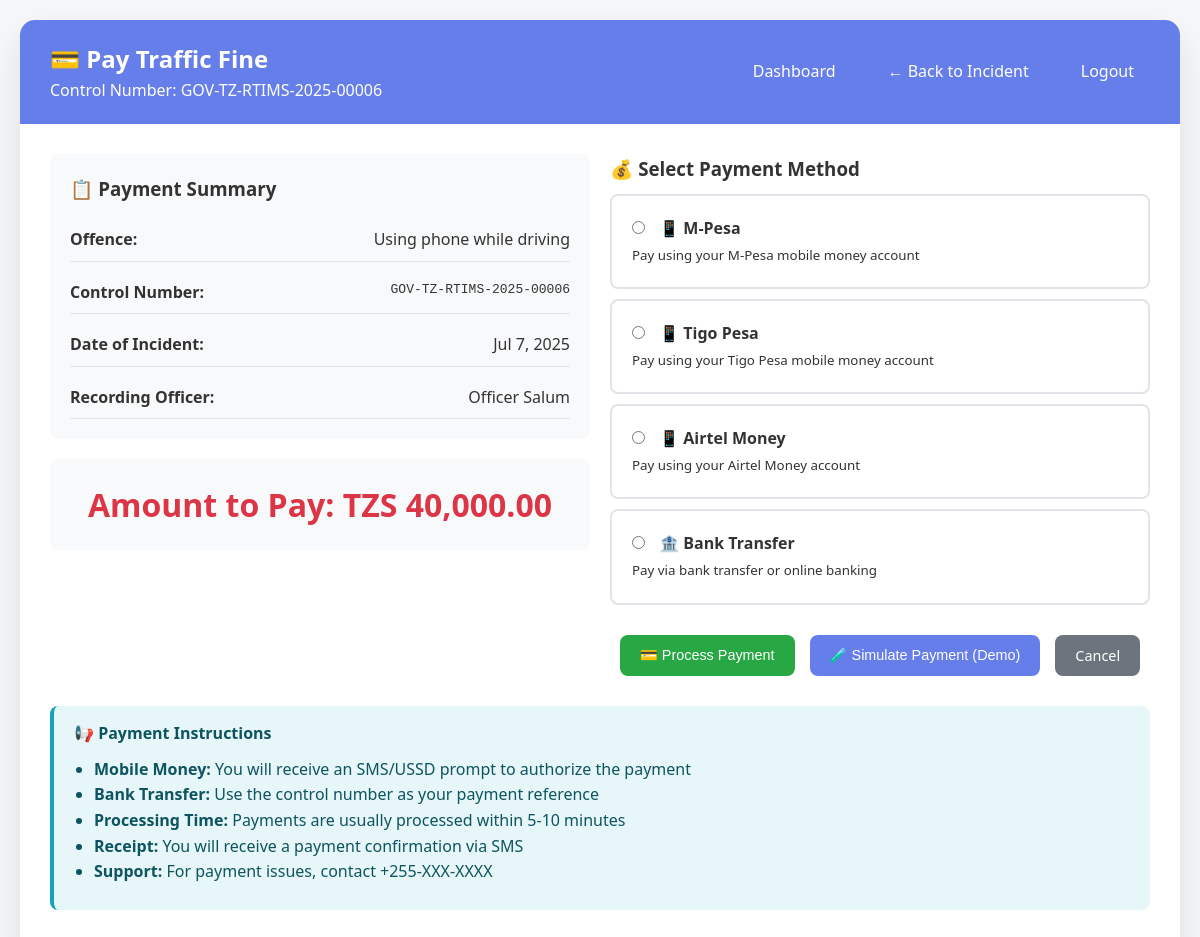
Page /user/pay_fine.php?id=6 (signed in) on the committed database.
### tables this page shows
CREATE TABLE `incidents` (
  `id` int(11) NOT NULL,
  `user_id` int(11) NOT NULL,
  `offence_id` int(11) NOT NULL,
  `officer_id` int(11) NOT NULL,
  `location` text NOT NULL,
  `image_path` varchar(255) DEFAULT NULL,
  `control_number` varchar(50) NOT NULL,
  `status` enum('Pending','Paid','Cancelled') DEFAULT 'Pending',
  `created_at` timestamp NOT NULL DEFAULT current_timestamp()
);

CREATE TABLE `offences` (
  `id` int(11) NOT NULL,
  `keyword` varchar(100) NOT NULL,
  `description` text NOT NULL,
  `amount_tzs` decimal(10,2) NOT NULL,
  `created_at` timestamp NOT NULL DEFAULT current_timestamp()
);

CREATE TABLE `officers` (
  `id` int(11) NOT NULL,
  `name` varchar(100) NOT NULL,
  `username` varchar(50) NOT NULL,
  `password` varchar(255) NOT NULL,
  `badge_number` varchar(50) NOT NULL,
  `created_at` timestamp NOT NULL DEFAULT current_timestamp()
);

### config/database.php (called while the page is built, shortened)
<?php
function formatCurrency($amount) {
    return 'TZS ' . number_format($amount, 2);
}
?>

### user/pay_fine.php (the view, shortened to what this page needs)
<?php
require_once '../config/database.php';
$database = new Database();
$conn = $database->getConnection();
$success = '';
$incident_id = isset($_GET['id']) ? (int)$_GET['id'] : 0;
$incident_query = "SELECT i.*, o.description as offence_description, o.amount_tzs, o.keyword,
                          off.name as officer_name, off.badge_number
                   FROM incidents i
                   JOIN offences o ON i.offence_id = o.id
                   JOIN officers off ON i.officer_id = off.id
                   WHERE i.id = ? AND i.user_id = ? AND i.status = 'Pending'";
$incident_stmt = $conn->prepare($incident_query);
$incident_stmt->execute([$incident_id, $_SESSION['user_id']]);
$incident = $incident_stmt->fetch(PDO::FETCH_ASSOC);
?>
<!DOCTYPE html>
<html lang="en">
<head>
    <link rel="stylesheet" href="../assets/css/style.css">
</head>
<body>
    <div class="container">
        <div class="dashboard">
            <div class="dashboard-header">
                <div>
                    <h2>💳 Pay Traffic Fine</h2>
                    <p>Control Number: <?php echo htmlspecialchars($incident['control_number']); ?></p>
                </div>
                <div class="dashboard-nav">
                    <a href="dashboard.php">Dashboard</a>
                    <a href="view_incident.php?id=<?php echo $incident_id; ?>">← Back to Incident</a>
                    <a href="../auth/logout.php">Logout</a>
                </div>
            </div>
            <div class="dashboard-content">
                <?php if ($success): ?>
                    <div class="alert alert-success"><?php echo $success; ?></div>
                    <div style="text-align: center; margin-top: 20px;">
                        <a href="dashboard.php" class="btn btn-primary">Return to Dashboard</a>
                    </div>
                <?php else: ?>
                <div class="form-grid">
                    <div>
                        <div style="background: #f8f9fa; padding: 20px; border-radius: 8px; margin-bottom: 20px;">
                            <h3>📋 Payment Summary</h3>
                            <div style="display: grid; gap: 10px; margin-top: 15px;">
                                <div style="display: flex; justify-content: space-between; padding: 8px 0; border-bottom: 1px solid #e1e5e9;">
                                    <span><strong>Offence:</strong></span>
                                    <span><?php echo htmlspecialchars($incident['offence_description']); ?></span>
                                </div>
                                <div style="display: flex; justify-content: space-between; padding: 8px 0; border-bottom: 1px solid #e1e5e9;">
                                    <span><strong>Control Number:</strong></span>
                                    <span style="font-family: monospace;"><?php echo htmlspecialchars($incident['control_number']); ?></span>
                                </div>
                                <div style="display: flex; justify-content: space-between; padding: 8px 0; border-bottom: 1px solid #e1e5e9;">
                                    <span><strong>Date of Incident:</strong></span>
                                    <span><?php echo date('M j, Y', strtotime($incident['created_at'])); ?></span>
                                </div>
                                <div style="display: flex; justify-content: space-between; padding: 8px 0; border-bottom: 1px solid #e1e5e9;">
                                    <span><strong>Recording Officer:</strong></span>
                                    <span><?php echo htmlspecialchars($incident['officer_name']); ?></span>
                                </div>
                            </div>
                        </div>
                        <div class="amount-display">
                            Amount to Pay: <?php echo formatCurrency($incident['amount_tzs']); ?>
                        </div>
                    </div>
                    <div>
                        <h3>💰 Select Payment Method</h3>
                        <form method="POST" id="paymentForm">
                            <div class="payment-method" onclick="selectPaymentMethod('mpesa')">
                                <label>
                                    <input type="radio" name="payment_method" value="mpesa" id="mpesa">
                                    <strong>📱 M-Pesa</strong><br>
                                    <small>Pay using your M-Pesa mobile money account</small>
                                </label>
                            </div>
                            <div class="payment-method" onclick="selectPaymentMethod('tigo')">
                                <label>
                                    <input type="radio" name="payment_method" value="tigo" id="tigo">
                                    <strong>📱 Tigo Pesa</strong><br>
                                    <small>Pay using your Tigo Pesa mobile money account</small>
                                </label>
                            </div>
                            <div class="payment-method" onclick="selectPaymentMethod('airtel')">
                                <label>
                                    <input type="radio" name="payment_method" value="airtel" id="airtel">
                                    <strong>📱 Airtel Money</strong><br>
                                    <small>Pay using your Airtel Money account</small>
                                </label>
                            </div>
                            <div class="payment-method" onclick="selectPaymentMethod('bank')">
                                <label>
                                    <input type="radio" name="payment_method" value="bank" id="bank">
                                    <strong>🏦 Bank Transfer</strong><br>
                                    <small>Pay via bank transfer or online banking</small>
                                </label>
                            </div>
                            <div style="margin-top: 30px; display: flex; gap: 15px; justify-content: center;">
                                <button type="submit" name="action" value="process_payment" class="btn btn-success" id="payButton" disabled>
                                    💳 Process Payment
                                </button>
                                <button type="submit" name="action" value="simulate_payment" class="btn btn-primary">
                                    🧪 Simulate Payment (Demo)
                                </button>
                                <a href="view_incident.php?id=<?php echo $incident_id; ?>" class="btn btn-secondary">Cancel</a>
                            </div>
                        </form>
                    </div>
                </div>
                <div class="alert alert-info" style="margin-top: 30px;">
                    <h4>📢 Payment Instructions</h4>
                    <ul style="margin: 10px 0; padding-left: 20px;">
                        <li><strong>Mobile Money:</strong> You will receive an SMS/USSD prompt to authorize the payment</li>
                        <li><strong>Bank Transfer:</strong> Use the control number as your payment reference</li>
                        <li><strong>Processing Time:</strong> Payments are usually processed within 5-10 minutes</li>
                        <li><strong>Receipt:</strong> You will receive a payment confirmation via SMS</li>
                        <li><strong>Support:</strong> For payment issues, contact +255-XXX-XXXX</li>
                    </ul>
                </div>
                <?php endif; ?>
            </div>
        </div>
    </div>
</body>
</html>

### assets/css/style.css (style rules this page uses)
* { margin: 0; padding: 0; box-sizing: border-box; }
:root { --primary-color: #667eea; --primary-dark: #5a6fd8; --secondary-color: #6c757d; --success-color: #28a745; --warning-color: #ffc107; --danger-color: #dc3545; --info-color: #17a2b8; --light-color: #f8f9fa; --dark-color: #343a40; --white: #ffffff; --border-color: #e1e5e9; --text-color: #333; --text-muted: #6c757d; --sidebar-width: 280px; --header-height: 70px; --border-radius: 8px; --box-shadow: 0 2px 10px rgba(0, 0, 0, 0.1); --transition: all 0.3s ease; }
body { font-family: "Segoe UI", Tahoma, Geneva, Verdana, sans-serif; background: #f5f7fa; color: var(--text-color); line-height: 1.6; }
.form-grid { display: grid; grid-template-columns: repeat(auto-fit, minmax(300px, 1fr)); gap: 20px; }
.btn { display: inline-flex; align-items: center; justify-content: center; padding: 10px 20px; border: none; border-radius: var(--border-radius); font-size: 0.9rem; font-weight: 500; text-decoration: none; cursor: pointer; transition: var(--transition); line-height: 1.5; gap: 8px; }
.btn-primary { background: var(--primary-color); color: white; }
.btn-secondary { background: var(--secondary-color); color: white; }
.btn-success { background: var(--success-color); color: white; }
.alert { padding: 15px 20px; margin-bottom: 20px; border-radius: var(--border-radius); border-left: 4px solid; font-weight: 500; }
.alert-info { background: rgba(23, 162, 184, 0.1); color: #0c5460; border-left-color: var(--info-color); }
.container { max-width: 1200px; margin: 0 auto; padding: 20px; }
.dashboard { background: white; border-radius: 15px; box-shadow: 0 15px 35px rgba(0, 0, 0, 0.1); overflow: hidden; }
.dashboard-header { background: var(--primary-color); color: white; padding: 20px 30px; display: flex; justify-content: space-between; align-items: center; }
.dashboard-nav { display: flex; gap: 20px; }
.dashboard-nav a { color: white; text-decoration: none; padding: 8px 16px; border-radius: 5px; transition: var(--transition); }
.dashboard-content { padding: 30px; }

### user/pay_fine.php (style rules this page uses)
.payment-method { border: 2px solid #e1e5e9; border-radius: 8px; padding: 20px; margin: 10px 0; cursor: pointer; transition: all 0.3s ease; }
.payment-method input[type="radio"] { margin-right: 10px; }
.amount-display { font-size: 2rem; font-weight: bold; color: #dc3545; text-align: center; margin: 20px 0; padding: 20px; background: #f8f9fa; border-radius: 8px; }

### rows in the picture
incidents: control_number "GOV-TZ-RTIMS-2025-00006", offence.description "Using phone while driving", created_at "Jul 7, 2025", officer.name "Officer Salum", offence.amount_tzs "TZS 40,000.00"
